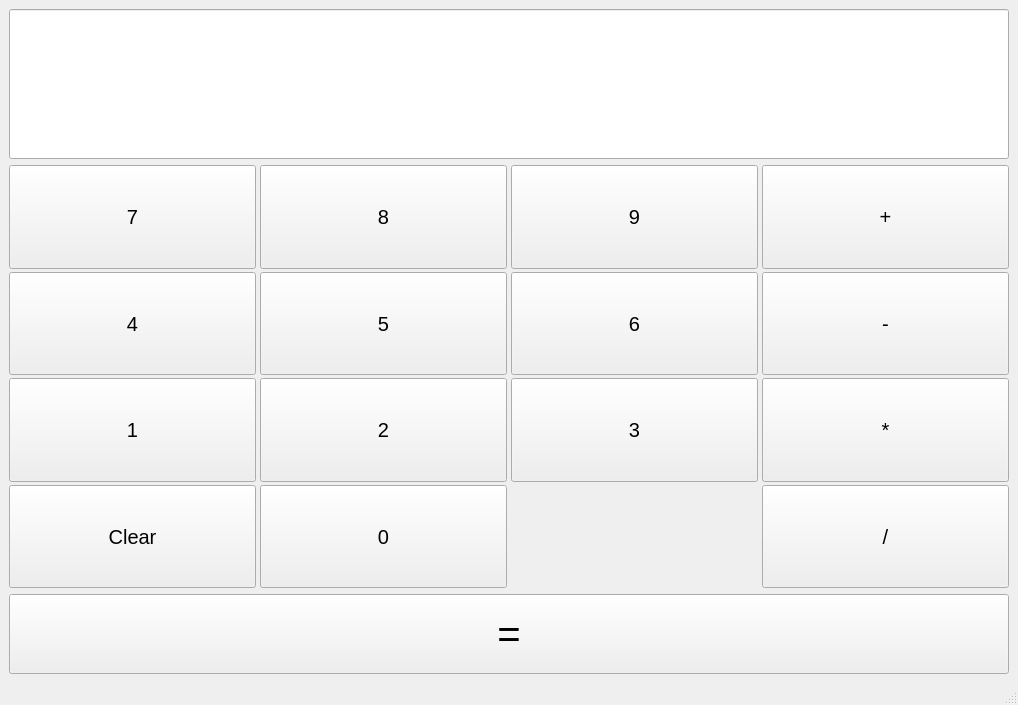
<?xml version="1.0" encoding="UTF-8"?>
<ui version="4.0">
 <class>MainWindow</class>
 <widget class="QMainWindow" name="MainWindow">
  <property name="geometry">
   <rect>
    <x>0</x>
    <y>0</y>
    <width>1018</width>
    <height>705</height>
   </rect>
  </property>
  <property name="sizePolicy">
   <sizepolicy hsizetype="Fixed" vsizetype="Fixed">
    <horstretch>200</horstretch>
    <verstretch>28</verstretch>
   </sizepolicy>
  </property>
  <property name="minimumSize">
   <size>
    <width>80</width>
    <height>0</height>
   </size>
  </property>
  <property name="contextMenuPolicy">
   <enum>Qt::NoContextMenu</enum>
  </property>
  <property name="windowTitle">
   <string>Calculator</string>
  </property>
  <widget class="QWidget" name="centralwidget">
   <layout class="QGridLayout" name="gridLayout_2">
    <item row="0" column="0">
     <layout class="QVBoxLayout" name="verticalLayout">
      <item>
       <widget class="QLineEdit" name="lineEdit">
        <property name="sizePolicy">
         <sizepolicy hsizetype="Expanding" vsizetype="Fixed">
          <horstretch>0</horstretch>
          <verstretch>0</verstretch>
         </sizepolicy>
        </property>
        <property name="minimumSize">
         <size>
          <width>0</width>
          <height>150</height>
         </size>
        </property>
        <property name="font">
         <font>
          <pointsize>50</pointsize>
         </font>
        </property>
        <property name="text">
         <string/>
        </property>
       </widget>
      </item>
      <item>
       <layout class="QGridLayout" name="gridLayout">
        <property name="horizontalSpacing">
         <number>4</number>
        </property>
        <property name="verticalSpacing">
         <number>3</number>
        </property>
        <item row="3" column="0">
         <widget class="QPushButton" name="pushButton_7">
          <property name="sizePolicy">
           <sizepolicy hsizetype="Minimum" vsizetype="Expanding">
            <horstretch>0</horstretch>
            <verstretch>0</verstretch>
           </sizepolicy>
          </property>
          <property name="font">
           <font>
            <pointsize>15</pointsize>
           </font>
          </property>
          <property name="text">
           <string>1</string>
          </property>
         </widget>
        </item>
        <item row="1" column="1">
         <widget class="QPushButton" name="pushButton_2">
          <property name="sizePolicy">
           <sizepolicy hsizetype="Minimum" vsizetype="Expanding">
            <horstretch>0</horstretch>
            <verstretch>0</verstretch>
           </sizepolicy>
          </property>
          <property name="font">
           <font>
            <pointsize>15</pointsize>
           </font>
          </property>
          <property name="text">
           <string>8</string>
          </property>
         </widget>
        </item>
        <item row="1" column="0">
         <widget class="QPushButton" name="pushButton">
          <property name="sizePolicy">
           <sizepolicy hsizetype="Minimum" vsizetype="Expanding">
            <horstretch>0</horstretch>
            <verstretch>0</verstretch>
           </sizepolicy>
          </property>
          <property name="font">
           <font>
            <pointsize>15</pointsize>
           </font>
          </property>
          <property name="text">
           <string>7</string>
          </property>
         </widget>
        </item>
        <item row="2" column="2">
         <widget class="QPushButton" name="pushButton_6">
          <property name="sizePolicy">
           <sizepolicy hsizetype="Minimum" vsizetype="Expanding">
            <horstretch>0</horstretch>
            <verstretch>0</verstretch>
           </sizepolicy>
          </property>
          <property name="font">
           <font>
            <pointsize>15</pointsize>
           </font>
          </property>
          <property name="text">
           <string>6</string>
          </property>
         </widget>
        </item>
        <item row="2" column="0">
         <widget class="QPushButton" name="pushButton_4">
          <property name="sizePolicy">
           <sizepolicy hsizetype="Minimum" vsizetype="Expanding">
            <horstretch>0</horstretch>
            <verstretch>0</verstretch>
           </sizepolicy>
          </property>
          <property name="font">
           <font>
            <pointsize>15</pointsize>
           </font>
          </property>
          <property name="text">
           <string>4</string>
          </property>
         </widget>
        </item>
        <item row="1" column="2">
         <widget class="QPushButton" name="pushButton_3">
          <property name="sizePolicy">
           <sizepolicy hsizetype="Minimum" vsizetype="Expanding">
            <horstretch>0</horstretch>
            <verstretch>0</verstretch>
           </sizepolicy>
          </property>
          <property name="font">
           <font>
            <pointsize>15</pointsize>
           </font>
          </property>
          <property name="text">
           <string>9</string>
          </property>
         </widget>
        </item>
        <item row="3" column="2">
         <widget class="QPushButton" name="pushButton_9">
          <property name="sizePolicy">
           <sizepolicy hsizetype="Minimum" vsizetype="Expanding">
            <horstretch>0</horstretch>
            <verstretch>0</verstretch>
           </sizepolicy>
          </property>
          <property name="font">
           <font>
            <pointsize>15</pointsize>
           </font>
          </property>
          <property name="text">
           <string>3</string>
          </property>
         </widget>
        </item>
        <item row="3" column="1">
         <widget class="QPushButton" name="pushButton_8">
          <property name="sizePolicy">
           <sizepolicy hsizetype="Minimum" vsizetype="Expanding">
            <horstretch>0</horstretch>
            <verstretch>0</verstretch>
           </sizepolicy>
          </property>
          <property name="font">
           <font>
            <pointsize>15</pointsize>
           </font>
          </property>
          <property name="text">
           <string>2</string>
          </property>
         </widget>
        </item>
        <item row="2" column="1">
         <widget class="QPushButton" name="pushButton_5">
          <property name="sizePolicy">
           <sizepolicy hsizetype="Minimum" vsizetype="Expanding">
            <horstretch>0</horstretch>
            <verstretch>0</verstretch>
           </sizepolicy>
          </property>
          <property name="font">
           <font>
            <pointsize>15</pointsize>
           </font>
          </property>
          <property name="text">
           <string>5</string>
          </property>
         </widget>
        </item>
        <item row="3" column="3">
         <widget class="QPushButton" name="pushButton_14">
          <property name="sizePolicy">
           <sizepolicy hsizetype="Minimum" vsizetype="Expanding">
            <horstretch>0</horstretch>
            <verstretch>0</verstretch>
           </sizepolicy>
          </property>
          <property name="font">
           <font>
            <pointsize>15</pointsize>
           </font>
          </property>
          <property name="text">
           <string>*</string>
          </property>
         </widget>
        </item>
        <item row="1" column="3">
         <widget class="QPushButton" name="pushButton_12">
          <property name="sizePolicy">
           <sizepolicy hsizetype="Minimum" vsizetype="Expanding">
            <horstretch>0</horstretch>
            <verstretch>0</verstretch>
           </sizepolicy>
          </property>
          <property name="font">
           <font>
            <pointsize>15</pointsize>
           </font>
          </property>
          <property name="text">
           <string>+</string>
          </property>
         </widget>
        </item>
        <item row="2" column="3">
         <widget class="QPushButton" name="pushButton_13">
          <property name="sizePolicy">
           <sizepolicy hsizetype="Minimum" vsizetype="Expanding">
            <horstretch>0</horstretch>
            <verstretch>0</verstretch>
           </sizepolicy>
          </property>
          <property name="font">
           <font>
            <pointsize>15</pointsize>
           </font>
          </property>
          <property name="text">
           <string>-</string>
          </property>
         </widget>
        </item>
        <item row="4" column="1">
         <widget class="QPushButton" name="pushButton_11">
          <property name="sizePolicy">
           <sizepolicy hsizetype="Minimum" vsizetype="Expanding">
            <horstretch>0</horstretch>
            <verstretch>0</verstretch>
           </sizepolicy>
          </property>
          <property name="font">
           <font>
            <pointsize>15</pointsize>
           </font>
          </property>
          <property name="text">
           <string>0</string>
          </property>
         </widget>
        </item>
        <item row="4" column="3">
         <widget class="QPushButton" name="pushButton_15">
          <property name="sizePolicy">
           <sizepolicy hsizetype="Minimum" vsizetype="Expanding">
            <horstretch>0</horstretch>
            <verstretch>0</verstretch>
           </sizepolicy>
          </property>
          <property name="font">
           <font>
            <pointsize>15</pointsize>
           </font>
          </property>
          <property name="text">
           <string>/</string>
          </property>
         </widget>
        </item>
        <item row="4" column="0">
         <widget class="QPushButton" name="pushButton_10">
          <property name="sizePolicy">
           <sizepolicy hsizetype="Preferred" vsizetype="Expanding">
            <horstretch>0</horstretch>
            <verstretch>0</verstretch>
           </sizepolicy>
          </property>
          <property name="font">
           <font>
            <pointsize>15</pointsize>
           </font>
          </property>
          <property name="text">
           <string>Clear</string>
          </property>
         </widget>
        </item>
       </layout>
      </item>
      <item>
       <widget class="QPushButton" name="pushButton_16">
        <property name="sizePolicy">
         <sizepolicy hsizetype="Minimum" vsizetype="Fixed">
          <horstretch>0</horstretch>
          <verstretch>0</verstretch>
         </sizepolicy>
        </property>
        <property name="minimumSize">
         <size>
          <width>0</width>
          <height>80</height>
         </size>
        </property>
        <property name="font">
         <font>
          <pointsize>30</pointsize>
         </font>
        </property>
        <property name="text">
         <string>=</string>
        </property>
       </widget>
      </item>
     </layout>
    </item>
   </layout>
  </widget>
  <widget class="QMenuBar" name="menubar">
   <property name="geometry">
    <rect>
     <x>0</x>
     <y>0</y>
     <width>1018</width>
     <height>26</height>
    </rect>
   </property>
  </widget>
  <widget class="QStatusBar" name="statusbar"/>
 </widget>
 <resources/>
 <connections>
  <connection>
   <sender>pushButton</sender>
   <signal>clicked()</signal>
   <receiver>MainWindow</receiver>
   <slot>add7()</slot>
   <hints>
    <hint type="sourcelabel">
     <x>115</x>
     <y>377</y>
    </hint>
    <hint type="destinationlabel">
     <x>121</x>
     <y>592</y>
    </hint>
   </hints>
  </connection>
  <connection>
   <sender>pushButton_2</sender>
   <signal>clicked()</signal>
   <receiver>MainWindow</receiver>
   <slot>add8()</slot>
   <hints>
    <hint type="sourcelabel">
     <x>506</x>
     <y>377</y>
    </hint>
    <hint type="destinationlabel">
     <x>157</x>
     <y>675</y>
    </hint>
   </hints>
  </connection>
  <connection>
   <sender>pushButton_16</sender>
   <signal>clicked()</signal>
   <receiver>MainWindow</receiver>
   <slot>total()</slot>
   <hints>
    <hint type="sourcelabel">
     <x>548</x>
     <y>653</y>
    </hint>
    <hint type="destinationlabel">
     <x>540</x>
     <y>672</y>
    </hint>
   </hints>
  </connection>
  <connection>
   <sender>pushButton_15</sender>
   <signal>clicked()</signal>
   <receiver>MainWindow</receiver>
   <slot>division()</slot>
   <hints>
    <hint type="sourcelabel">
     <x>1004</x>
     <y>579</y>
    </hint>
    <hint type="destinationlabel">
     <x>807</x>
     <y>676</y>
    </hint>
   </hints>
  </connection>
  <connection>
   <sender>pushButton_14</sender>
   <signal>clicked()</signal>
   <receiver>MainWindow</receiver>
   <slot>multiplication()</slot>
   <hints>
    <hint type="sourcelabel">
     <x>1004</x>
     <y>512</y>
    </hint>
    <hint type="destinationlabel">
     <x>719</x>
     <y>675</y>
    </hint>
   </hints>
  </connection>
  <connection>
   <sender>pushButton_13</sender>
   <signal>clicked()</signal>
   <receiver>MainWindow</receiver>
   <slot>minus()</slot>
   <hints>
    <hint type="sourcelabel">
     <x>1004</x>
     <y>445</y>
    </hint>
    <hint type="destinationlabel">
     <x>929</x>
     <y>30</y>
    </hint>
   </hints>
  </connection>
  <connection>
   <sender>pushButton_12</sender>
   <signal>clicked()</signal>
   <receiver>MainWindow</receiver>
   <slot>plus()</slot>
   <hints>
    <hint type="sourcelabel">
     <x>1004</x>
     <y>377</y>
    </hint>
    <hint type="destinationlabel">
     <x>892</x>
     <y>35</y>
    </hint>
   </hints>
  </connection>
  <connection>
   <sender>pushButton_3</sender>
   <signal>clicked()</signal>
   <receiver>MainWindow</receiver>
   <slot>add9()</slot>
   <hints>
    <hint type="sourcelabel">
     <x>755</x>
     <y>377</y>
    </hint>
    <hint type="destinationlabel">
     <x>843</x>
     <y>32</y>
    </hint>
   </hints>
  </connection>
  <connection>
   <sender>pushButton_4</sender>
   <signal>clicked()</signal>
   <receiver>MainWindow</receiver>
   <slot>add4()</slot>
   <hints>
    <hint type="sourcelabel">
     <x>170</x>
     <y>445</y>
    </hint>
    <hint type="destinationlabel">
     <x>6</x>
     <y>671</y>
    </hint>
   </hints>
  </connection>
  <connection>
   <sender>pushButton_5</sender>
   <signal>clicked()</signal>
   <receiver>MainWindow</receiver>
   <slot>add5()</slot>
   <hints>
    <hint type="sourcelabel">
     <x>506</x>
     <y>445</y>
    </hint>
    <hint type="destinationlabel">
     <x>35</x>
     <y>677</y>
    </hint>
   </hints>
  </connection>
  <connection>
   <sender>pushButton_6</sender>
   <signal>clicked()</signal>
   <receiver>MainWindow</receiver>
   <slot>add6()</slot>
   <hints>
    <hint type="sourcelabel">
     <x>755</x>
     <y>445</y>
    </hint>
    <hint type="destinationlabel">
     <x>868</x>
     <y>673</y>
    </hint>
   </hints>
  </connection>
  <connection>
   <sender>pushButton_7</sender>
   <signal>clicked()</signal>
   <receiver>MainWindow</receiver>
   <slot>add1()</slot>
   <hints>
    <hint type="sourcelabel">
     <x>204</x>
     <y>512</y>
    </hint>
    <hint type="destinationlabel">
     <x>287</x>
     <y>671</y>
    </hint>
   </hints>
  </connection>
  <connection>
   <sender>pushButton_8</sender>
   <signal>clicked()</signal>
   <receiver>MainWindow</receiver>
   <slot>add2()</slot>
   <hints>
    <hint type="sourcelabel">
     <x>506</x>
     <y>512</y>
    </hint>
    <hint type="destinationlabel">
     <x>468</x>
     <y>672</y>
    </hint>
   </hints>
  </connection>
  <connection>
   <sender>pushButton_9</sender>
   <signal>clicked()</signal>
   <receiver>MainWindow</receiver>
   <slot>add3()</slot>
   <hints>
    <hint type="sourcelabel">
     <x>755</x>
     <y>512</y>
    </hint>
    <hint type="destinationlabel">
     <x>568</x>
     <y>678</y>
    </hint>
   </hints>
  </connection>
  <connection>
   <sender>pushButton_11</sender>
   <signal>clicked()</signal>
   <receiver>MainWindow</receiver>
   <slot>add0()</slot>
   <hints>
    <hint type="sourcelabel">
     <x>506</x>
     <y>579</y>
    </hint>
    <hint type="destinationlabel">
     <x>954</x>
     <y>677</y>
    </hint>
   </hints>
  </connection>
  <connection>
   <sender>pushButton_10</sender>
   <signal>clicked()</signal>
   <receiver>MainWindow</receiver>
   <slot>clear()</slot>
   <hints>
    <hint type="sourcelabel">
     <x>41</x>
     <y>533</y>
    </hint>
    <hint type="destinationlabel">
     <x>4</x>
     <y>580</y>
    </hint>
   </hints>
  </connection>
 </connections>
 <slots>
  <slot>total()</slot>
  <slot>add0()</slot>
  <slot>add1()</slot>
  <slot>add2()</slot>
  <slot>add3()</slot>
  <slot>add4()</slot>
  <slot>add5()</slot>
  <slot>add6()</slot>
  <slot>add7()</slot>
  <slot>add8()</slot>
  <slot>add9()</slot>
  <slot>plus()</slot>
  <slot>minus()</slot>
  <slot>multiplication()</slot>
  <slot>division()</slot>
  <slot>clear()</slot>
 </slots>
</ui>
